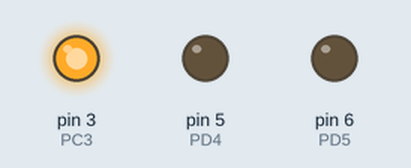
Recording of a sketch running on a simulated Arduino Uno, built with avr-gcc and run on an emulated ATmega328P. Parts: output pins drawn as LEDs (lit = HIGH).

Above: at 0.15 s.
At 1.35 s:
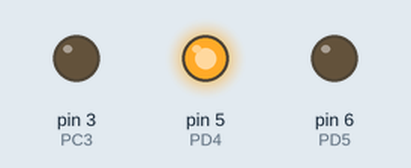
At 2.55 s:
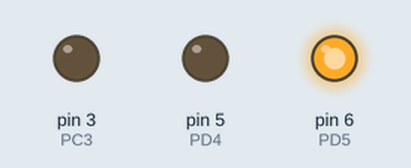
Timing chart, 0 to 3.0 s (numbered marks = the images above):
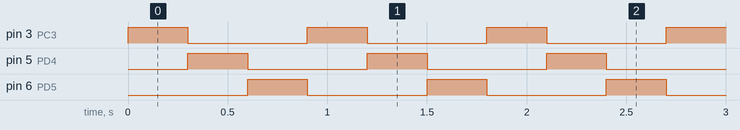

The sketch:

test.ino
```cpp
void setup() {
  pinMode(3, OUTPUT);  // PC3
  pinMode(5, OUTPUT);  // PD4
  pinMode(6, OUTPUT);  // PD5
}

void loop() {
  digitalWrite(3, HIGH);
  digitalWrite(5, LOW);
  digitalWrite(6, LOW);
  delay(300);

  digitalWrite(3, LOW);
  digitalWrite(5, HIGH);
  digitalWrite(6, LOW);
  delay(300);

  digitalWrite(3, LOW);
  digitalWrite(5, LOW);
  digitalWrite(6, HIGH);
  delay(300);
}
```

Measured:
- by itself, pin 3 (PC3), pin 5 (PD4), pin 6 (PD5): alternates HIGH for 0.30 s and LOW for 0.60 s
- by itself, everything shown: repeats every 0.90 s, in 3 steps
